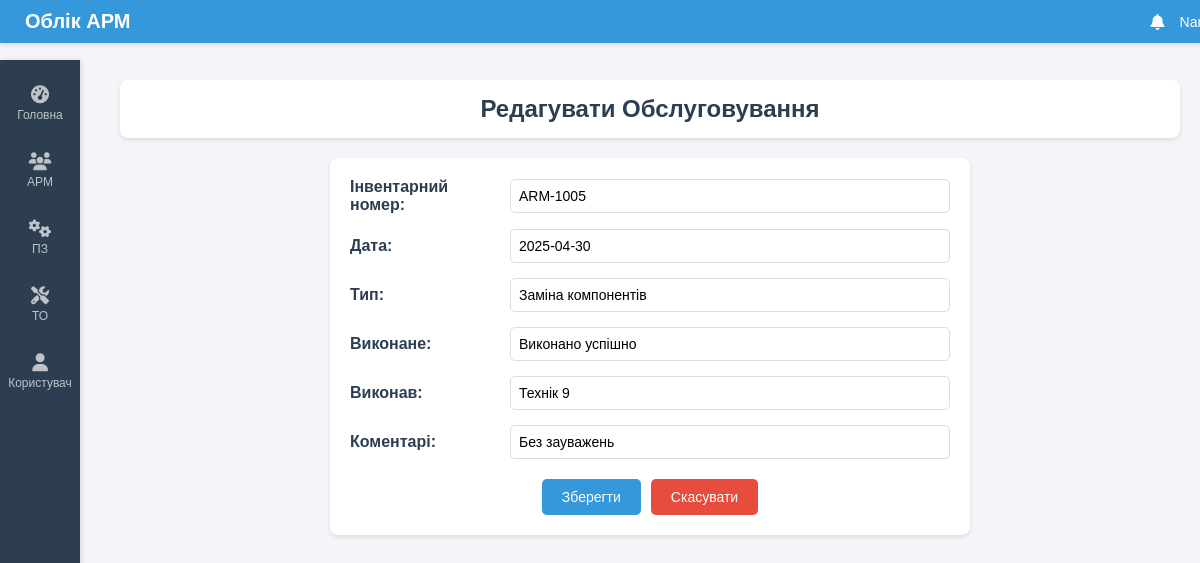
The app's page /edit_maintenance/10 with its own data.
### tables this page shows
CREATE TABLE maintenance (
    id INTEGER PRIMARY KEY AUTOINCREMENT,
    inventory_number TEXT,
    date TEXT,
    type TEXT,
    performed TEXT,
    performed_by TEXT,
    comments TEXT
);

### routes.py (the view, shortened to what this page needs)
@main_bp.route('/edit_maintenance/<int:maintenance_id>', methods=['GET', 'POST'])
def edit_maintenance(maintenance_id):
    try:
        maintenance = get_maintenance_by_id(maintenance_id)
        inventory_numbers = get_inventory_numbers()
        if not maintenance:
            return "Обслуговування не знайдено", 404
        return render_template('edit_maintenance.html', maintenance=maintenance, inventory_numbers=inventory_numbers)
    except Exception as e:
        return f"Помилка: {e}", 500

### db.py (called while the page is built)
def get_db_connection():
    try:
        conn = sqlite3.connect('workplaces.db')
        conn.row_factory = sqlite3.Row
        return conn
    except sqlite3.Error as e:
        raise Exception(f"Помилка підключення до бази даних: {e}")

def get_inventory_numbers():
    conn = get_db_connection()
    try:
        cursor = conn.cursor()
        cursor.execute('SELECT inventory_number FROM workplaces')
        return [row['inventory_number'] for row in cursor.fetchall()]
    except sqlite3.Error as e:
        raise Exception(f"Помилка отримання інвентарних номерів: {e}")
    finally:
        conn.close()

def get_maintenance_by_id(maintenance_id):
    conn = get_db_connection()
    try:
        cursor = conn.cursor()
        cursor.execute('SELECT * FROM maintenance WHERE id = ?', (maintenance_id,))
        return cursor.fetchone()
    except sqlite3.Error as e:
        raise Exception(f"Помилка отримання обслуговування за ID {maintenance_id}: {e}")
    finally:
        conn.close()

### templates/edit_maintenance.html (shortened to what this page needs)
{% extends "base.html" %}
{% block content %}
    <div class="header">
        <h1>Редагувати Обслуговування</h1>
    </div>
    <div class="form-container">
        <form method="POST" action="/edit_maintenance/{{ maintenance['id'] }}">
            <div class="form-group">
                <label for="inventory_number">Інвентарний номер:</label>
                <input type="text" id="inventory_number" name="inventory_number" list="inventory_numbers" value="{{ maintenance['inventory_number'] }}" required>
            </div>
            <div class="form-group">
                <label for="maintenance_date">Дата:</label>
                <input type="text" id="maintenance_date" name="maintenance_date" value="{{ maintenance['date'] }}" required>
            </div>
            <div class="form-group">
                <label for="type">Тип:</label>
                <input type="text" id="type" name="type" value="{{ maintenance['type'] }}" required>
            </div>
            <div class="form-group">
                <label for="performed">Виконане:</label>
                <input type="text" id="performed" name="performed" value="{{ maintenance['performed'] }}" required>
            </div>
            <div class="form-group">
                <label for="performed_by">Виконав:</label>
                <input type="text" id="performed_by" name="performed_by" value="{{ maintenance['performed_by'] }}" required>
            </div>
            <div class="form-group">
                <label for="maintenance_comments">Коментарі:</label>
                <input type="text" id="maintenance_comments" name="maintenance_comments" value="{{ maintenance['comments'] }}">
            </div>
            <div class="form-buttons">
                <button type="submit" class="submit-btn">Зберегти</button>
                <a href="/maintenance" class="cancel-btn">Скасувати</a>
            </div>
        </form>
    </div>
{% endblock %}

### static/styles.css (style rules this page uses)
body { font-family: 'Arial', sans-serif; background-color: #f4f4f9; color: #333; margin: 0; padding: 0; }
.header { background-color: #fff; padding: 15px; border-radius: 8px; box-shadow: 0 2px 4px rgba(0,0,0,0.1); margin-bottom: 20px; text-align: center; }
h1 { margin: 0; font-size: 24px; color: #2c3e50; }
a { color: #2980b9; text-decoration: none; font-size: 12px; }
.form-container { max-width: 600px; margin: 0 auto; background-color: #fff; padding: 20px; border-radius: 8px; box-shadow: 0 2px 4px rgba(0,0,0,0.1); }
.form-group { display: flex; align-items: center; margin-bottom: 15px; }
.form-group label { width: 150px; font-weight: bold; color: #2c3e50; margin-right: 10px; }
.form-group input { flex: 1; padding: 8px; border: 1px solid #ddd; border-radius: 5px; font-size: 14px; }
.form-buttons { display: flex; justify-content: center; gap: 10px; margin-top: 20px; }
.submit-btn { padding: 10px 20px; background-color: #3498db; color: #fff; border: none; border-radius: 5px; cursor: pointer; font-size: 14px; }
.cancel-btn { padding: 10px 20px; background-color: #e74c3c; color: #fff; border: none; border-radius: 5px; text-decoration: none; font-size: 14px; text-align: center; }

### records on screen
maintenance: inventory_number "ARM-1005", maintenance_date "2025-04-30", type "Заміна компонентів", performed "Виконано успішно", performed_by "Технік 9", maintenance_comments "Без зауважень"
